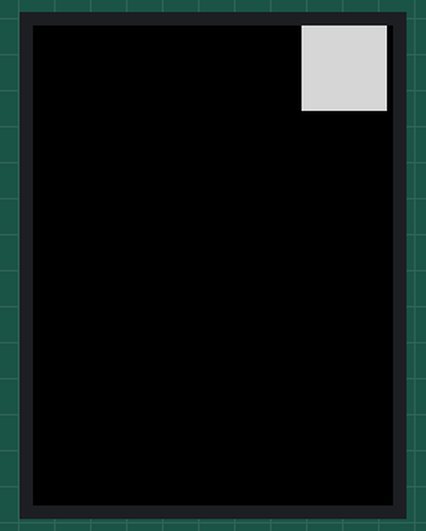
Simulated run of this sketch. Board: Arduino Uno, built with avr-gcc and run on an emulated ATmega328P. Shown: 240×320 colour display. Random numbers use the default seed unless the sketch sets one.

Above: at 0.3 s.
At 4.6 s:
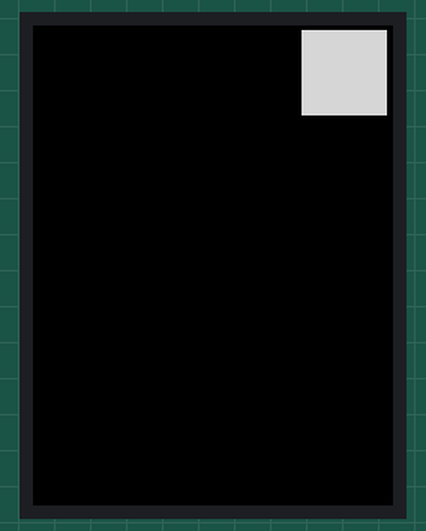
At 9.1 s:
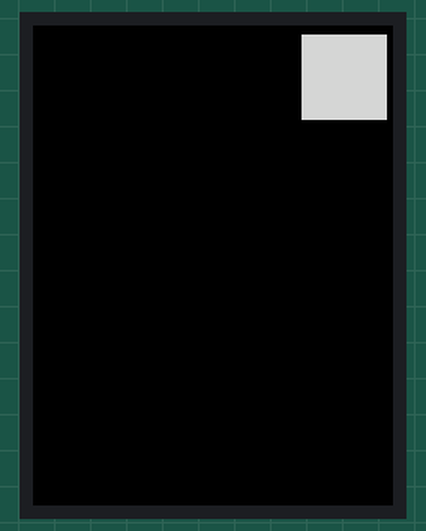
At 18.2 s:
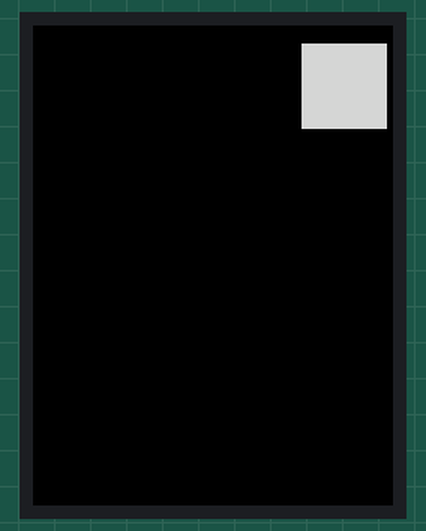
At 27.2 s:
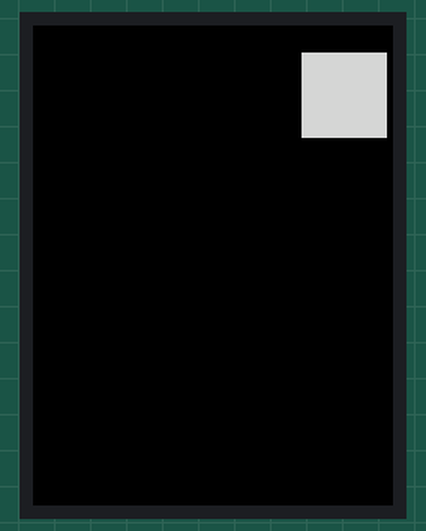
At 37.8 s:
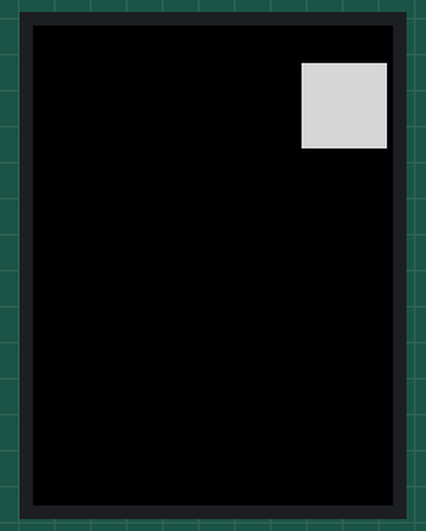

The sketch:

IRgame_blokken.ino
```cpp
#include <Wire.h>
#include <Adafruit_ILI9341.h>
#include <Adafruit_GFX.h>    // Core graphics library

#define BLACK   0x0000
#define BLUE    0x001F
#define RED     0xF800
#define GREEN   0x07E0
#define CYAN    0x07FF
#define MAGENTA 0xF81F
#define YELLOW  0xFFE0
#define WHITE   0xFFFF
#define GREY    0xD6BA

#define BACKGROUND	0x0000
#define rectcolor GREY


#define TFT_DC 9
#define TFT_CS 10

Adafruit_ILI9341 screen = Adafruit_ILI9341(TFT_CS, TFT_DC);

int tijd;
int stap, oudestap;

int y0;
int snelheid = 10;

int locaties [50], groottes [50];
int randomlocatie, randomgrootte;
int nummer = 0;

int timer1_counter;


int main(void) {

	noInterrupts();           // disable alle interrupts
	TCCR1A = 0;
	TCCR1B = 0;

	timer1_counter = 34286;   // preload timer 65536-16MHz/256/2Hz

	TCNT1 = timer1_counter;   // preload timer
	TCCR1B |= (1 << CS12);    // 256 prescaler
	TIMSK1 |= (1 << TOIE1);   // enable timer overflow interrupt
	interrupts();             // enable alle interrupts

	init();
	screen.begin();

	screen.fillScreen(BACKGROUND);	//achtergrond van het scherm word op zwart gezet


	Serial.begin(19200);

	seed();
	for(;;) {
		drawblock(locaties[nummer], groottes[nummer]);
		if (stap > 320){
			nummer++;
			stap = 0;
		}

	}
}

void drawblock(int x0, int grootte) {
	screen.fillRect(x0, stap, grootte, grootte, rectcolor);
	screen.fillRect(x0, stap - 10, grootte, 10, BACKGROUND);
}

void seed (){
	for(int i; i < 50; i++) {
		groottes[i] = rand() % 100 + 50;
		locaties[i] = rand() % 210;
	}
}

ISR(TIMER1_OVF_vect)				//de interrupt die idere 1000ste van een seconde word aangeroepen
{
	TCNT1 = timer1_counter;			// de timer begint weer opnieuw
	tijd++;							// de tijd word met 1 verhoogt

	if (tijd > 10) {
		stap++;
		//Serial.println(stap);
		tijd = 0;
	}
}
```

Measured:
- what the display in image 1 shows lasts 1.5 s, from 4.5 s to 6.0 s
